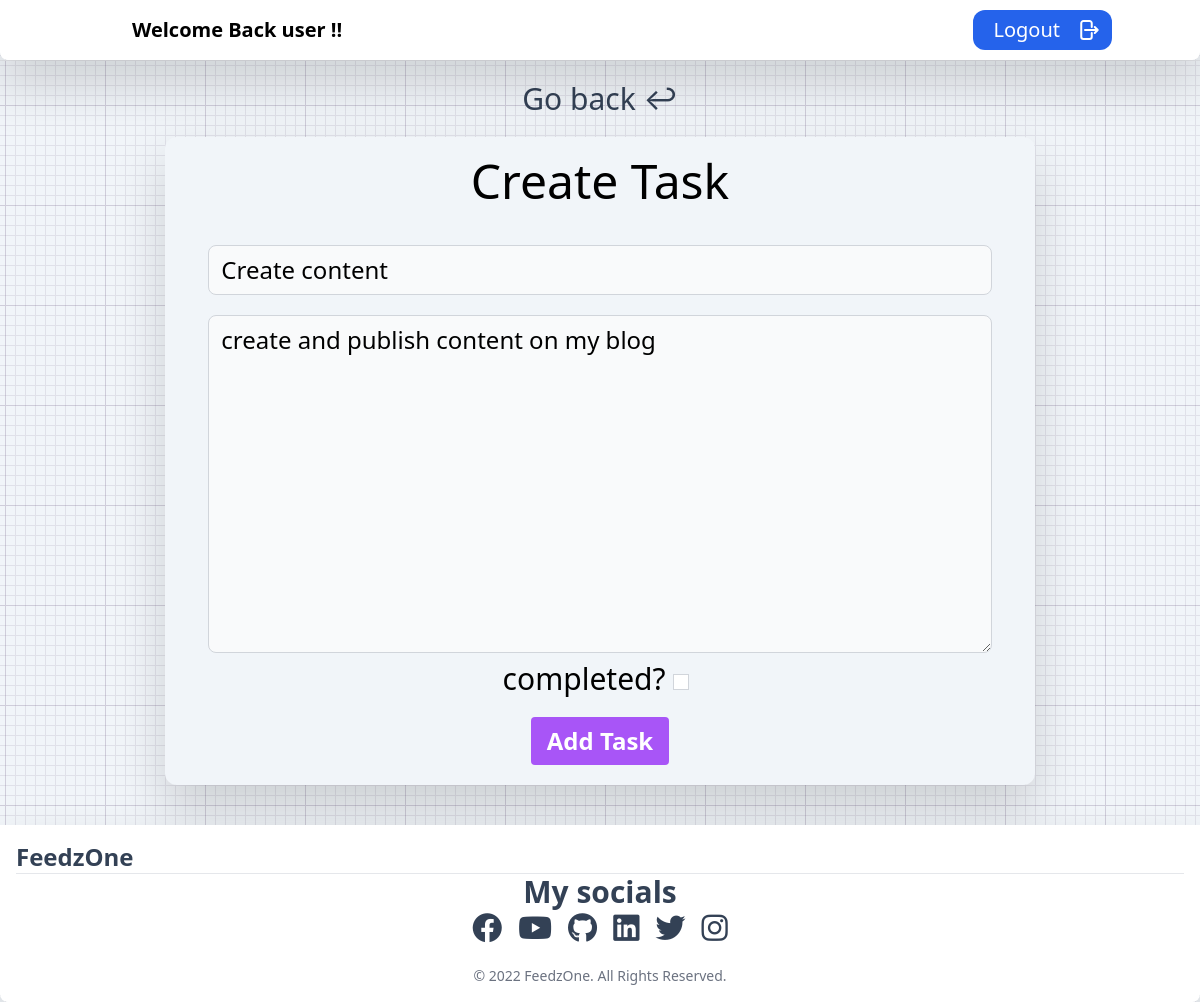
Page /task-update/27 (signed in) on the committed database.
### base/models.py (models this page shows, shortened)
class Task(models.Model):
    user = models.ForeignKey(User, on_delete=models.CASCADE, null=True, blank=True)
    title = models.CharField(max_length=200)
    description = models.TextField(null=True, blank=True)
    complete = models.BooleanField(default=False)
    created = models.DateTimeField(auto_now_add=True)
    class Meta:
        ordering = ['complete']

### base/views.py (the view)
# urls.py: path('task-update/<int:pk>', TaskUpdate.as_view(), name='task-update'),
class TaskUpdate(LoginRequiredMixin, UpdateView):
    model = Task
    form_class = TaskUpdate
    success_url = reverse_lazy('tasks')

### base/templates/base/task_form.html (shortened to what this page needs)
{% extends 'layout.html' %}
{% block content %}
<div class="mt-5 mb-5">
    <a class="text-3xl dark:text-white text-slate-700" href="{% url 'tasks' %}">Go back &#x21a9</a>
</div>
    <div class="container mx-auto bg-slate-100 dark:bg-slate-700 w-[90%] sm:w-[85%] md-w-[70%] xl:w-[60%] dark:text-white rounded-xl drop-shadow-2xl">
        <h1 class="text-5xl pt-5">Create Task</h1>
        <form method='POST' class="max-w-[90%] justify-center mx-auto pt-5 text-3xl">
            {{ form.as_p }}
            <button class="bg-purple-500 hover:bg-purple-700 text-white font-bold py-2 px-4 rounded text-2xl mt-5 mb-5">
                Add Task
            </button>
        </form>
    </div>
{% endblock %}

### base/templates/layout.html (shortened to what this page needs)
{% load tailwind_tags %}
{% load static %}
<!DOCTYPE html>
<html lang="en">
<head>
    <link rel="stylesheet" href="https://cdnjs.cloudflare.com/ajax/libs/font-awesome/6.2.0/css/all.min.css"
>
    <link rel="stylesheet" href="/theme/static/css/main.css">
    {% tailwind_css %}
</head>
<body class="bg text-center bg-slate-100 dark:bg-slate-800 w-full h-full">
    {% if request.user.is_authenticated %}
    <header>
    <nav class="bg-white border-gray-200 px-2 sm:px-4 py-2.5 rounded-b-lg dark:bg-gray-900 drop-shadow-2xl">
        <div class="container flex flex-wrap items-center justify-between mx-auto">
        <a href="" class="flex items-center">
            <span class="self-center text-xl font-semibold whitespace-nowrap dark:text-white">Welcome Back {{ request.user}} !!</span>
        </a>
        <div class="flex md:order-2">
            <button class="group h-10 pl-5 flex items-center space-x-4 bg-blue-600 rounded-xl">
                <a href="{% url 'logout' %}" class="text-xl text-white">Logout</a>
                <div class="flex items-center">
                </div>
            </button>
        </div>
        </div>
      </nav>
    </header>
    {% endif %}
    <hr>
    <main class="min-h-screen">
        <div class="container mx-auto pb-10 w-[95%]">
            {% block content %}
            {% endblock %}
        </div>
    </main>
<footer class="p-4 bg-white border-gray-200 px-2 sm:px-4 rounded-b-lg dark:bg-gray-900 drop-shadow-2xl inset-x-0 bottom-0 mt-10 text-slate-700 dark:text-white">
    <div class="sm:flex sm:items-center sm:justify-between">
        <a href="https://FeedzOne.com/" class="flex items-center mb-4 sm:mb-0">
            <span class="self-center text-2xl font-semibold whitespace-nowrap dark:text-white">FeedzOne</span>
        </a>
    </div>
    <hr class="my-6 border-gray-200 sm:mx-auto dark:border-gray-700 lg:my-8">
    <div class="contaner mx-auto w-[50vw] mb-5">
      <h2 class="text-3xl font-bold mb-4 text-center">My socials</h2>
            <ul class="flex space-x-2 text-3xl space-x-4 justify-center">
              <li>
                <a href="https://www.facebook.com/feedzonetv" target="_blank" rel="noopener noreferrer">
                  <i class="fa-brands fa-facebook"></i>
                </a>
              </li>
              <li>
                <a href="https://www.youtube.com/channel/UCR49N6zJwTKV_KLA3upVVpQ" target="_blank" rel="noopener noreferrer">
                  <i class="fa-brands fa-youtube"></i>
                </a>
              </li>
              <li>
                <a href="https://github.com/FeedzOne" target="_blank" rel="noopener noreferrer">
                  <i class="fa-brands fa-github hover:opacity-80"></i>
                </a>
              </li>
              <li>
                <a href="https://www.linkedin.com/in/erick-miguel-paredes-ortega/" target="_blank" rel="noopener noreferrer">
                  <i class="fa-brands fa-linkedin"></i>
                </a>
              </li>
              <li>
                <a href="https://twitter.com/FeedzOneTV" target="_blank" rel="noopener noreferrer">
                  <i class="fa-brands fa-twitter"></i>
                </a>
              </li>
              <li>
                <a href="https://www.instagram.com/feedzonetv/" target="_blank" rel="noopener noreferrer">
                  <i class="fa-brands fa-instagram"></i>
                </a>
              </li>
            </ul>
    </div>
    <span class="block text-sm text-gray-500 text-center dark:text-gray-400">&#169; 2022 <a href="https://FeedzOne.com/" class="hover:underline">FeedzOne</a>. All Rights Reserved.
    </span>
  </footer>
</body>
</html>

### rows in the picture
Task: title "Create content", description "create and publish content on my blog"

### other values in the picture
{{ request.user }} "user"
